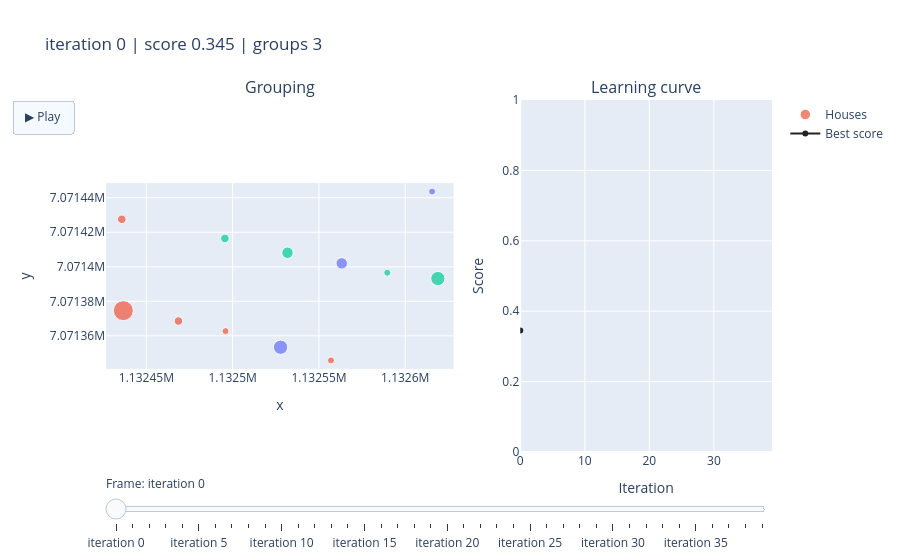

Notebook code cell kept with this figure:
### Code cell
animation.play(speed = 50)
result = algo.result
sc.seed()

### Figure 1 — Plotly figure (JSON) as saved in the notebook; plotly's stock layout.template omitted (floating-point values rounded to 4 significant figures)
{"data": [{"customdata": [1, 1, 2, 0, 1, 0, 0, 2, 1, 2, 1, 2], "hovertemplate": "House %{text}<br>Group %{customdata}<extra></extra>", "marker": {"color": ["#EF553B", "#EF553B", "#00CC96", "#636EFA", "#EF553B", "#636EFA", "#636EFA", "#00CC96", "#EF553B", "#00CC96", "#EF553B", "#00CC96"], "size": [20.0, 8.571, 7.0, 7.0, 7.0, 11.43, 14.29, 11.43, 7.0, 8.571, 8.571, 14.29]}, "mode": "markers", "name": "Houses", "text": ["X1132436.624249|Y7071374.597555", "X1132435.747208|Y7071427.537876", "X1132589.574045|Y7071396.564291", "X1132615.544882|Y7071443.585832", "X1132556.968567|Y7071345.746176", "X1132563.195243|Y7071401.974919", "X1132527.758332|Y7071353.377289", "X1132531.765834|Y7071408.141964", "X1132495.857337|Y7071362.720541", "X1132495.485842|Y7071416.443503", "X1132468.575325|Y7071368.574074", "X1132618.890503|Y7071393.197709"], "type": "scatter", "x": [1132000.0, 1132000.0, 1133000.0, 1133000.0, 1133000.0, 1133000.0, 1133000.0, 1133000.0, 1132000.0, 1132000.0, 1132000.0, 1133000.0], "xaxis": "x", "y": [7071000.0, 7071000.0, 7071000.0, 7071000.0, 7071000.0, 7071000.0, 7071000.0, 7071000.0, 7071000.0, 7071000.0, 7071000.0, 7071000.0], "yaxis": "y"}, {"line": {"color": "#222222"}, "mode": "lines+markers", "name": "Best score", "type": "scatter", "x": [0], "xaxis": "x2", "y": [0.3449], "yaxis": "y2"}], "layout": {"annotations": [{"font": {"size": 16}, "showarrow": false, "text": "Grouping", "x": 0.261, "xanchor": "center", "xref": "paper", "y": 1, "yanchor": "bottom", "yref": "paper"}, {"font": {"size": 16}, "showarrow": false, "text": "Learning curve", "x": 0.811, "xanchor": "center", "xref": "paper", "y": 1, "yanchor": "bottom", "yref": "paper"}], "sliders": [{"active": 0, "currentvalue": {"prefix": "Frame: "}, "steps": [{"args": [["iteration 0"], {"frame": {"duration": 0, "redraw": true}, "mode": "immediate", "transition": {"duration": 0}}], "label": "iteration 0", "method": "animate"}, {"args": [["iteration 1"], {"frame": {"duration": 0, "redraw": true}, "mode": "immediate", "transition": {"duration": 0}}], "label": "iteration 1", "method": "animate"}, {"args": [["iteration 2"], {"frame": {"duration": 0, "redraw": true}, "mode": "immediate", "transition": {"duration": 0}}], "label": "iteration 2", "method": "animate"}, {"args": [["iteration 3"], {"frame": {"duration": 0, "redraw": true}, "mode": "immediate", "transition": {"duration": 0}}], "label": "iteration 3", "method": "animate"}, {"args": [["iteration 4"], {"frame": {"duration": 0, "redraw": true}, "mode": "immediate", "transition": {"duration": 0}}], "label": "iteration 4", "method": "animate"}, {"args": [["iteration 5"], {"frame": {"duration": 0, "redraw": true}, "mode": "immediate", "transition": {"duration": 0}}], "label": "iteration 5", "method": "animate"}, {"args": [["iteration 6"], {"frame": {"duration": 0, "redraw": true}, "mode": "immediate", "transition": {"duration": 0}}], "label": "iteration 6", "method": "animate"}, {"args": [["iteration 7"], {"frame": {"duration": 0, "redraw": true}, "mode": "immediate", "transition": {"duration": 0}}], "label": "iteration 7", "method": "animate"}, {"args": [["iteration 8"], {"frame": {"duration": 0, "redraw": true}, "mode": "immediate", "transition": {"duration": 0}}], "label": "iteration 8", "method": "animate"}, {"args": [["iteration 9"], {"frame": {"duration": 0, "redraw": true}, "mode": "immediate", "transition": {"duration": 0}}], "label": "iteration 9", "method": "animate"}, {"args": [["iteration 10"], {"frame": {"duration": 0, "redraw": true}, "mode": "immediate", "transition": {"duration": 0}}], "label": "iteration 10", "method": "animate"}, {"args": [["iteration 11"], {"frame": {"duration": 0, "redraw": true}, "mode": "immediate", "transition": {"duration": 0}}], "label": "iteration 11", "method": "animate"}, {"args": [["iteration 12"], {"frame": {"duration": 0, "redraw": true}, "mode": "immediate", "transition": {"duration": 0}}], "label": "iteration 12", "method": "animate"}, {"args": [["iteration 13"], {"frame": {"duration": 0, "redraw": true}, "mode": "immediate", "transition": {"duration": 0}}], "label": "iteration 13", "method": "animate"}, {"args": [["iteration 14"], {"frame": {"duration": 0, "redraw": true}, "mode": "immediate", "transition": {"duration": 0}}], "label": "iteration 14", "method": "animate"}, {"args": [["iteration 15"], {"frame": {"duration": 0, "redraw": true}, "mode": "immediate", "transition": {"duration": 0}}], "label": "iteration 15", "method": "animate"}, {"args": [["iteration 16"], {"frame": {"duration": 0, "redraw": true}, "mode": "immediate", "transition": {"duration": 0}}], "label": "iteration 16", "method": "animate"}, {"args": [["iteration 17"], {"frame": {"duration": 0, "redraw": true}, "mode": "immediate", "transition": {"duration": 0}}], "label": "iteration 17", "method": "animate"}, {"args": [["iteration 18"], {"frame": {"duration": 0, "redraw": true}, "mode": "immediate", "transition": {"duration": 0}}], "label": "iteration 18", "method": "animate"}, {"args": [["iteration 19"], {"frame": {"duration": 0, "redraw": true}, "mode": "immediate", "transition": {"duration": 0}}], "label": "iteration 19", "method": "animate"}, {"args": [["iteration 20"], {"frame": {"duration": 0, "redraw": true}, "mode": "immediate", "transition": {"duration": 0}}], "label": "iteration 20", "method": "animate"}, {"args": [["iteration 21"], {"frame": {"duration": 0, "redraw": true}, "mode": "immediate", "transition": {"duration": 0}}], "label": "iteration 21", "method": "animate"}, {"args": [["iteration 22"], {"frame": {"duration": 0, "redraw": true}, "mode": "immediate", "transition": {"duration": 0}}], "label": "iteration 22", "method": "animate"}, {"args": [["iteration 23"], {"frame": {"duration": 0, "redraw": true}, "mode": "immediate", "transition": {"duration": 0}}], "label": "iteration 23", "method": "animate"}, {"args": [["iteration 24"], {"frame": {"duration": 0, "redraw": true}, "mode": "immediate", "transition": {"duration": 0}}], "label": "iteration 24", "method": "animate"}, {"args": [["iteration 25"], {"frame": {"duration": 0, "redraw": true}, "mode": "immediate", "transition": {"duration": 0}}], "label": "iteration 25", "method": "animate"}, {"args": [["iteration 26"], {"frame": {"duration": 0, "redraw": true}, "mode": "immediate", "transition": {"duration": 0}}], "label": "iteration 26", "method": "animate"}, {"args": [["iteration 27"], {"frame": {"duration": 0, "redraw": true}, "mode": "immediate", "transition": {"duration": 0}}], "label": "iteration 27", "method": "animate"}, {"args": [["iteration 28"], {"frame": {"duration": 0, "redraw": true}, "mode": "immediate", "transition": {"duration": 0}}], "label": "iteration 28", "method": "animate"}, {"args": [["iteration 29"], {"frame": {"duration": 0, "redraw": true}, "mode": "immediate", "transition": {"duration": 0}}], "label": "iteration 29", "method": "animate"}, {"args": [["iteration 30"], {"frame": {"duration": 0, "redraw": true}, "mode": "immediate", "transition": {"duration": 0}}], "label": "iteration 30", "method": "animate"}, {"args": [["iteration 31"], {"frame": {"duration": 0, "redraw": true}, "mode": "immediate", "transition": {"duration": 0}}], "label": "iteration 31", "method": "animate"}, {"args": [["iteration 32"], {"frame": {"duration": 0, "redraw": true}, "mode": "immediate", "transition": {"duration": 0}}], "label": "iteration 32", "method": "animate"}, {"args": [["iteration 33"], {"frame": {"duration": 0, "redraw": true}, "mode": "immediate", "transition": {"duration": 0}}], "label": "iteration 33", "method": "animate"}, {"args": [["iteration 34"], {"frame": {"duration": 0, "redraw": true}, "mode": "immediate", "transition": {"duration": 0}}], "label": "iteration 34", "method": "animate"}, {"args": [["iteration 35"], {"frame": {"duration": 0, "redraw": true}, "mode": "immediate", "transition": {"duration": 0}}], "label": "iteration 35", "method": "animate"}, {"args": [["iteration 36"], {"frame": {"duration": 0, "redraw": true}, "mode": "immediate", "transition": {"duration": 0}}], "label": "iteration 36", "method": "animate"}, {"args": [["iteration 37"], {"frame": {"duration": 0, "redraw": true}, "mode": "immediate", "transition": {"duration": 0}}], "label": "iteration 37", "method": "animate"}, {"args": [["iteration 38"], {"frame": {"duration": 0, "redraw": true}, "mode": "immediate", "transition": {"duration": 0}}], "label": "iteration 38", "method": "animate"}, {"args": [["iteration 39"], {"frame": {"duration": 0, "redraw": true}, "mode": "immediate", "transition": {"duration": 0}}], "label": "iteration 39", "method": "animate"}]}], "title": {"text": "iteration 0 | score 0.345 | groups 3"}, "updatemenus": [{"buttons": [{"args": [null, {"frame": {"duration": 50, "redraw": true}, "fromcurrent": true, "transition": {"duration": 0}}], "label": "▶ Play", "method": "animate"}], "type": "buttons"}], "xaxis": {"anchor": "y", "domain": [0, 0.522], "range": [1132000.0, 1133000.0], "title": {"text": "x"}}, "xaxis2": {"anchor": "y2", "domain": [0.622, 1], "range": [0, 39], "title": {"text": "Iteration"}}, "yaxis": {"anchor": "x", "constrain": "domain", "domain": [0, 1], "range": [7071000.0, 7071000.0], "scaleanchor": "x", "scaleratio": 1, "title": {"text": "y"}}, "yaxis2": {"anchor": "x2", "domain": [0, 1], "range": [0, 1], "title": {"text": "Score"}}}}
